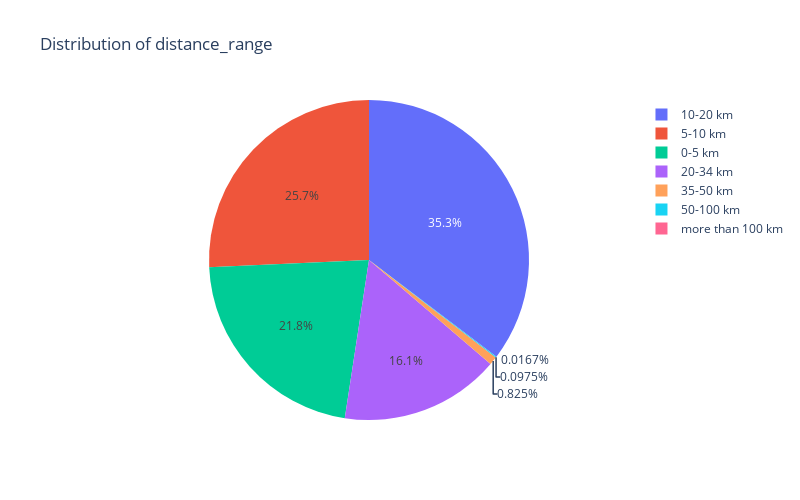

This figure's notebook cell:
### Code cell
# Distance ranges
temp_df = cleaned_trips_df.copy()
temp_df['distance_range'] = pd.cut(temp_df['distance'], bins=[0, 5, 10, 20,35, 50, 100, float('inf')], labels=['0-5 km', '5-10 km', '10-20 km', '20-34 km', '35-50 km' ,'50-100 km', 'more than 100 km'])
plotter.plotly_plot_pie(temp_df, 'distance_range')

### Figure 1 — Plotly figure (JSON) as saved in the notebook; plotly's stock layout.template omitted (floating-point values rounded to 4 significant figures)
{"data": [{"domain": {"x": [0, 1], "y": [0, 1]}, "hovertemplate": "distance_range=%{label}<br>count=%{value}<extra></extra>", "labels": ["10-20 km", "5-10 km", "0-5 km", "20-34 km", "35-50 km", "50-100 km", "more than 100 km"], "legendgroup": "", "name": "", "showlegend": true, "type": "pie", "values": [188752, 137479, 116721, 86276, 4409, 521, 89]}], "layout": {"height": 500, "legend": {"tracegroupgap": 0}, "title": {"text": "Distribution of distance_range"}, "width": 800}}
